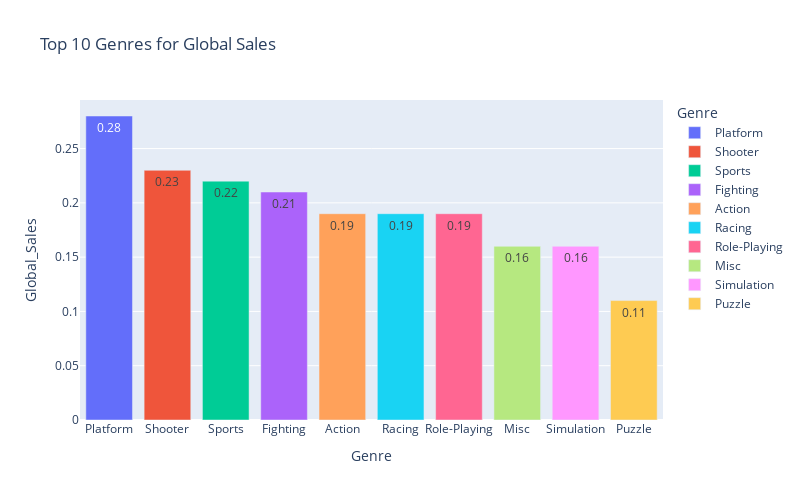

Write notebook code for a chart like this one.
### Code cell
import plotly
import plotly.express as px

bar_data_genre = game_data.groupby(
    by='Genre',
    as_index=False
)[['Global_Sales']].median().round(2).nlargest(10, columns=['Global_Sales'])

fig = px.bar(
    data_frame=bar_data_genre, 
    x="Genre",
    y="Global_Sales",
    color='Genre', #расцветка в зависимости от жанра
    text = 'Global_Sales', #текст на столбцах
    orientation='v',
    height=500,
    width=800,
    title='Top 10 Genres for Global Sales'
)

fig.show()

### Figure 1 — Plotly figure (JSON) as saved in the notebook; plotly's stock layout.template omitted (floating-point values rounded to 4 significant figures)
{"data": [{"alignmentgroup": "True", "hovertemplate": "Genre=%{x}<br>Global_Sales=%{text}<extra></extra>", "legendgroup": "Platform", "marker": {"color": "#636efa", "pattern": {"shape": ""}}, "name": "Platform", "offsetgroup": "Platform", "orientation": "v", "showlegend": true, "text": [0.28], "textposition": "auto", "type": "bar", "x": ["Platform"], "xaxis": "x", "y": [0.28], "yaxis": "y"}, {"alignmentgroup": "True", "hovertemplate": "Genre=%{x}<br>Global_Sales=%{text}<extra></extra>", "legendgroup": "Shooter", "marker": {"color": "#EF553B", "pattern": {"shape": ""}}, "name": "Shooter", "offsetgroup": "Shooter", "orientation": "v", "showlegend": true, "text": [0.23], "textposition": "auto", "type": "bar", "x": ["Shooter"], "xaxis": "x", "y": [0.23], "yaxis": "y"}, {"alignmentgroup": "True", "hovertemplate": "Genre=%{x}<br>Global_Sales=%{text}<extra></extra>", "legendgroup": "Sports", "marker": {"color": "#00cc96", "pattern": {"shape": ""}}, "name": "Sports", "offsetgroup": "Sports", "orientation": "v", "showlegend": true, "text": [0.22], "textposition": "auto", "type": "bar", "x": ["Sports"], "xaxis": "x", "y": [0.22], "yaxis": "y"}, {"alignmentgroup": "True", "hovertemplate": "Genre=%{x}<br>Global_Sales=%{text}<extra></extra>", "legendgroup": "Fighting", "marker": {"color": "#ab63fa", "pattern": {"shape": ""}}, "name": "Fighting", "offsetgroup": "Fighting", "orientation": "v", "showlegend": true, "text": [0.21], "textposition": "auto", "type": "bar", "x": ["Fighting"], "xaxis": "x", "y": [0.21], "yaxis": "y"}, {"alignmentgroup": "True", "hovertemplate": "Genre=%{x}<br>Global_Sales=%{text}<extra></extra>", "legendgroup": "Action", "marker": {"color": "#FFA15A", "pattern": {"shape": ""}}, "name": "Action", "offsetgroup": "Action", "orientation": "v", "showlegend": true, "text": [0.19], "textposition": "auto", "type": "bar", "x": ["Action"], "xaxis": "x", "y": [0.19], "yaxis": "y"}, {"alignmentgroup": "True", "hovertemplate": "Genre=%{x}<br>Global_Sales=%{text}<extra></extra>", "legendgroup": "Racing", "marker": {"color": "#19d3f3", "pattern": {"shape": ""}}, "name": "Racing", "offsetgroup": "Racing", "orientation": "v", "showlegend": true, "text": [0.19], "textposition": "auto", "type": "bar", "x": ["Racing"], "xaxis": "x", "y": [0.19], "yaxis": "y"}, {"alignmentgroup": "True", "hovertemplate": "Genre=%{x}<br>Global_Sales=%{text}<extra></extra>", "legendgroup": "Role-Playing", "marker": {"color": "#FF6692", "pattern": {"shape": ""}}, "name": "Role-Playing", "offsetgroup": "Role-Playing", "orientation": "v", "showlegend": true, "text": [0.19], "textposition": "auto", "type": "bar", "x": ["Role-Playing"], "xaxis": "x", "y": [0.19], "yaxis": "y"}, {"alignmentgroup": "True", "hovertemplate": "Genre=%{x}<br>Global_Sales=%{text}<extra></extra>", "legendgroup": "Misc", "marker": {"color": "#B6E880", "pattern": {"shape": ""}}, "name": "Misc", "offsetgroup": "Misc", "orientation": "v", "showlegend": true, "text": [0.16], "textposition": "auto", "type": "bar", "x": ["Misc"], "xaxis": "x", "y": [0.16], "yaxis": "y"}, {"alignmentgroup": "True", "hovertemplate": "Genre=%{x}<br>Global_Sales=%{text}<extra></extra>", "legendgroup": "Simulation", "marker": {"color": "#FF97FF", "pattern": {"shape": ""}}, "name": "Simulation", "offsetgroup": "Simulation", "orientation": "v", "showlegend": true, "text": [0.16], "textposition": "auto", "type": "bar", "x": ["Simulation"], "xaxis": "x", "y": [0.16], "yaxis": "y"}, {"alignmentgroup": "True", "hovertemplate": "Genre=%{x}<br>Global_Sales=%{text}<extra></extra>", "legendgroup": "Puzzle", "marker": {"color": "#FECB52", "pattern": {"shape": ""}}, "name": "Puzzle", "offsetgroup": "Puzzle", "orientation": "v", "showlegend": true, "text": [0.11], "textposition": "auto", "type": "bar", "x": ["Puzzle"], "xaxis": "x", "y": [0.11], "yaxis": "y"}], "layout": {"barmode": "relative", "height": 500, "legend": {"title": {"text": "Genre"}, "tracegroupgap": 0}, "title": {"text": "Top 10 Genres for Global Sales"}, "width": 800, "xaxis": {"anchor": "y", "categoryarray": ["Platform", "Shooter", "Sports", "Fighting", "Action", "Racing", "Role-Playing", "Misc", "Simulation", "Puzzle"], "categoryorder": "array", "domain": [0, 1], "title": {"text": "Genre"}}, "yaxis": {"anchor": "x", "domain": [0, 1], "title": {"text": "Global_Sales"}}}}
